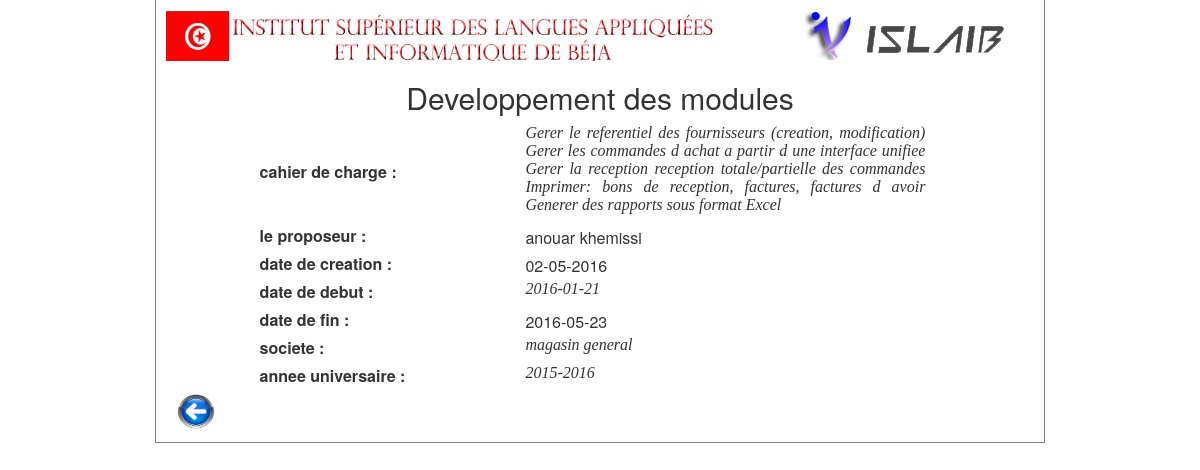
Page /admin/sujet.php?id=6 on the committed database.
### tables this page shows
CREATE TABLE IF NOT EXISTS `sujetdestage` (
  `id` int(11) NOT NULL AUTO_INCREMENT,
  `titre` varchar(25) NOT NULL,
  `cahierdecharge` text NOT NULL,
  `datedecreation` varchar(25) NOT NULL,
  `datefin` date NOT NULL,
  `datedebut` date NOT NULL,
  `objet` varchar(50) NOT NULL,
  `etat` varchar(50) NOT NULL,
  `societe` varchar(50) NOT NULL,
  `encadrant1` varchar(50) NOT NULL,
  `encadrant2` varchar(25) NOT NULL,
  `motcle` varchar(50) NOT NULL,
  `cinencadrant` int(11) NOT NULL,
  `cinproposeur` int(11) NOT NULL,
  `idconception` varchar(25) NOT NULL,
  `idcompetences` varchar(25) NOT NULL,
  `anneeuniversaire` varchar(25) NOT NULL,
  `type` varchar(255) NOT NULL,
  PRIMARY KEY (`id`)
);

CREATE TABLE IF NOT EXISTS `etudiant` (
  `id` int(11) NOT NULL AUTO_INCREMENT,
  `nom` varchar(28) NOT NULL,
  `prenom` varchar(25) NOT NULL,
  `email` varchar(50) NOT NULL,
  `cin` int(8) NOT NULL,
  `datedenaissance` date NOT NULL,
  `adresse` varchar(50) NOT NULL,
  `ville` varchar(50) NOT NULL,
  `tel` int(12) NOT NULL,
  `niveau` int(2) NOT NULL,
  `active` varchar(25) NOT NULL,
  `idspecialite` varchar(25) NOT NULL,
  `groupe` int(2) NOT NULL,
  PRIMARY KEY (`id`)
);

### classes/sujetmanager.php (called while the page is built, shortened)
<?php
class sujetmanager{
public function afficheunsujet($id){
	$sql="SELECT *FROM sujetdestage where id='".$id."'";
	$req = mysql_query($sql);
	$data= mysql_fetch_assoc($req);
	return $data;
}
}
?>

### admin/sujet.php (the view, shortened to what this page needs)
<html>
<head><title> Sujets</title>
<link href="..\css\style.css" rel="stylesheet" type="text/css" />
<link href="..\css\sujet.css" rel="stylesheet" type="text/css" />
<link rel="stylesheet" href="../bootstrap/css/bootstrap.css" />
</head>
<body>
<div id="container">
<img id="i" src="../image/f.jpg" >
<img id="f" src="../image/l.png">
<section>
<?php $sujet = new sujetmanager();
        $unsujet =$sujet->afficheunsujet($_GET['id']);
        ?>
        <table align="center">
<center><h2><?php echo $unsujet['titre'];?></h2></center>
 <tr><td><label>cahier de charge :</label></td>
<td><article><p><?php echo $unsujet['cahierdecharge'];?></p></article></td></tr>
<tr><td><label>le proposeur :</label></td><td>
      <article><?php $sql="SELECT * FROM etudiant where cin='".$unsujet['cinproposeur']."'";
      $req=mysql_query($sql);
      $data=mysql_fetch_assoc($req);
      echo $data['nom']." ".$data['prenom']; ?></article></td></tr>
        <tr><td><label>date de creation :</label></td><td>
<article><?php echo $unsujet['datedecreation'];?></article></td></tr>
<tr><td><label>date de debut :</label></td><td>
<article><p><?php echo $unsujet['datedebut'];?></p></article></td></tr>
        <tr><td><label>date de fin :</label></td><td>
<article><?php echo $unsujet['datefin'];?></article></td></tr>
<tr><td><label>societe :</label></td><td>
<article><p><?php echo $unsujet['societe'];?></p></article></td></tr>
<tr><td><label>annee universaire :</label></td><td>
<article><p><?php echo $unsujet['anneeuniversaire'];?></p></article></td></tr>
</table>
</section>
<a href="listedesujetpfe.php"><img src="../image/retour.png" width="40px" height="40px"></a>
</div>
</body>
</html>

### css/style.css (style rules this page uses)
body { font-family: "Trebuchet MS", Arial, Helvetica, sans-serif; font-size: 0.8em; background-color:#fff; background-repeat: repeat; }
#container { margin-left:auto; margin-right:auto; width: 1210px; margin: auto; padding: 10px; border-right: 1px solid gray; border-bottom: 1px solid gray; border-left: 1px solid gray; background-color: #fff; }
#i { width:550; }
#f { margin-left:385px; }
table { border-collapse:collapse; margin:auto; }

### css/sujet.css (style rules this page uses)
article, aside { display: inline-block; vertical-align: top ; text-align: justify; }
article { width:400; margin-right:15px; margin-left:120; }
#container { margin-left:auto; margin-right:auto; width: 890px; margin: auto; padding: 10px; border-right: 1px solid gray; border-bottom: 1px solid gray; border-left: 1px solid gray; background-color: #fff; }
#i { width:550; }
#f { margin-left:85px; }
a { margin-left:10; }
p,a { font-family:Verdana; font-style:italic; }

### rows in the picture
sujetdestage: titre "Developpement des modules", cahierdecharge "Gerer le referentiel des fournisseurs (creation, modification) Gerer les commandes d achat a partir d une interface unifiee Gerer la reception reception totale/partielle des commandes Imprimer: bons de reception, factures, factures d avoir Generer des rapports sous format Excel", datedecreation "02-05-2016", datedebut "2016-01-21", datefin "2016-05-23", societe "magasin general", anneeuniversaire "2015-2016"
etudiant: nom "anouar", prenom "khemissi"
